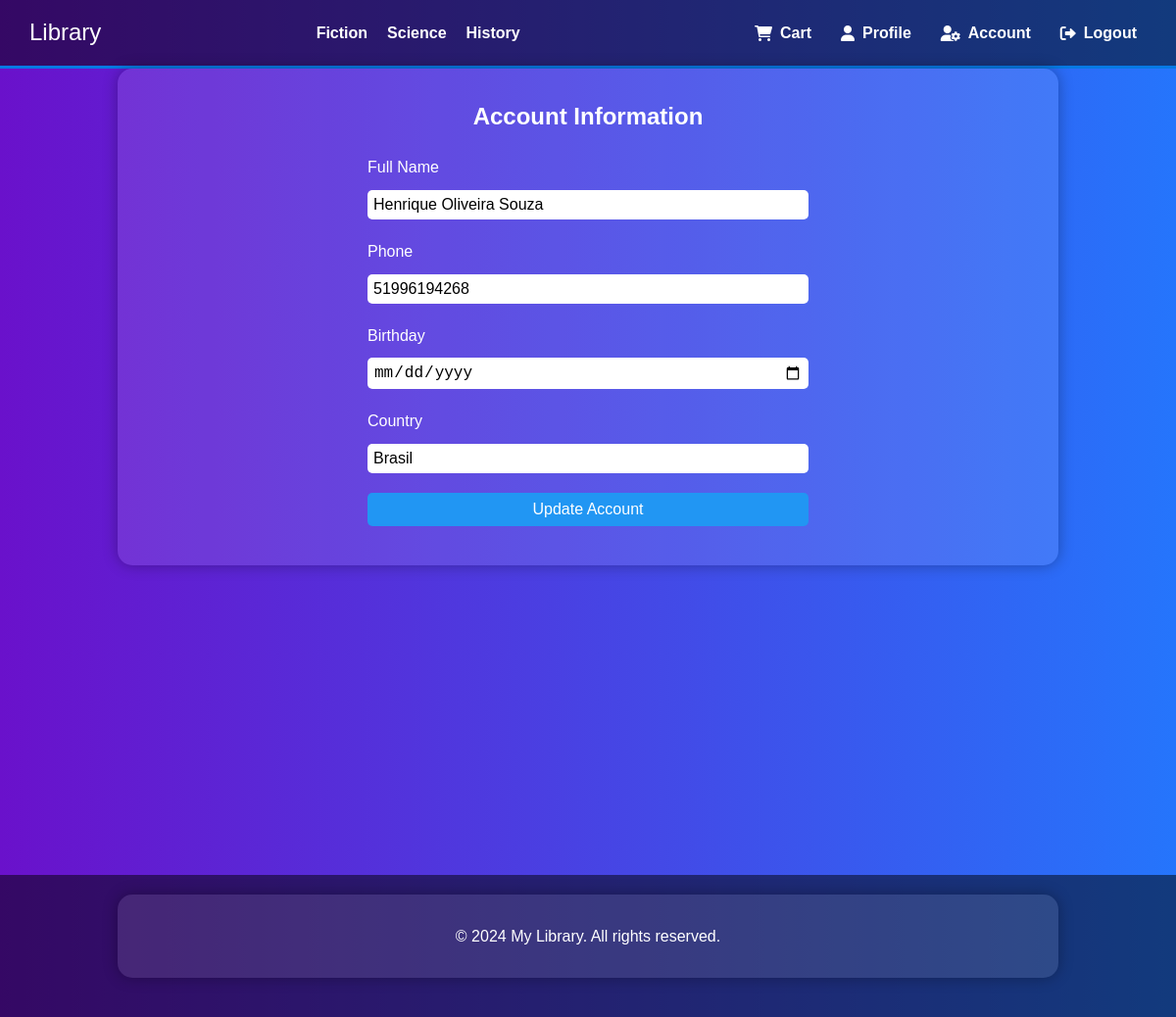
/account (signed in), run on an earlier commit of the app's database.
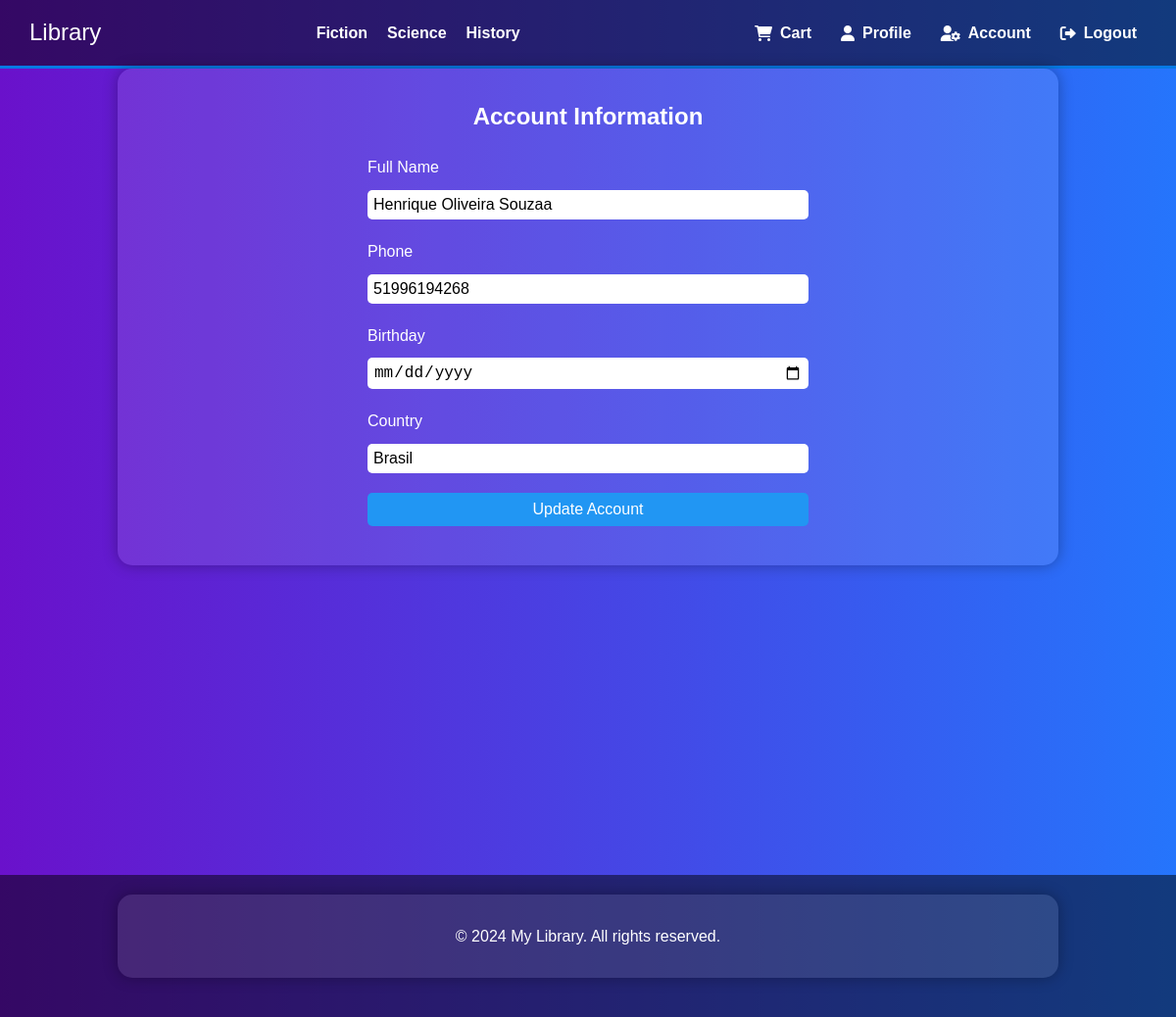
And on a later commit of the database.
### account/models.py (models this page shows, shortened)
class Client(models.Model):
    userr = models.OneToOneField(User, on_delete=models.CASCADE, default="")
    full_name = models.CharField(max_length=256)
    phone = models.CharField(max_length=11)
    birthday = models.DateField(null=True, blank=True)
    country = models.CharField(max_length=256)

### account/views.py (the view, shortened to what this page needs)
# urls.py: path("", account, name="account")
def account(request):
    try:
        client = Client.objects.get(userr=request.user)
        return render(request, "account/account.html", context={"client": client})
    except ObjectDoesNotExist:
        if request.method == "POST":
            full_name = request.POST["full_name"]
            phone = request.POST["phone"]
            birthday = request.POST["birthday"]
            country = request.POST["country"]
            client = Client.objects.create(userr=request.user, full_name=full_name, phone=phone, birthday=birthday, country=country)
            client.save()
            return redirect("account")
        return render(request, "account/account.html")

### account/templates/account/account.html (shortened to what this page needs)
{% include 'library_app/heade.html' %}
{% load permission_tags %}
{% if user.is_authenticated %}
<html lang="en">
<head>
    <link rel="stylesheet" href="https://cdnjs.cloudflare.com/ajax/libs/font-awesome/6.0.0-beta3/css/all.min.css">
</head>
<body>
    <section id="account">
        <div class="container">
            <h2>Account Information</h2>
            <form method="post" action="{% url 'account' %}">
                <label for="full_name">Full Name</label>
                <input type="text" id="full_name" name="full_name" value="{{ client.full_name }}" required>
                <label for="phone">Phone</label>
                <input type="tel" id="phone" name="phone" value="{{ client.phone }}" required>
                <label for="birthday">Birthday</label>
                <input type="date" id="birthday" name="birthday" value="{{ client.birthday }}" required>
                <label for="country">Country</label>
                <input type="text" id="country" name="country" value="{{ client.country }}" required>
                <button type="submit">Update Account</button>
            </form>
        </div>
    </section>
    {% include 'library_app/foote.html' %}
</body>
</html>
{% endif %}

### library_app/templates/library_app/heade.html (shortened to what this page needs)
<html lang="en">
<head>
    <link rel="stylesheet" href="https://cdnjs.cloudflare.com/ajax/libs/font-awesome/6.0.0-beta3/css/all.min.css">
</head>
<body>
<header>
    <div class="logo">
        <a href="/home" class="library">Library</a>
    </div>
    <nav>
        <ul>
            <li><a href="{% url 'fiction' %}">Fiction</a></li>
            <li><a href="{% url 'science' %}">Science</a></li>
            <li><a href="{% url 'history' %}">History</a></li>
        </ul>
    </nav>
    <div class="auth-links">
        <ul>
            {% if user.is_authenticated %}
                <li><a href="{% url 'cart' %}"><i class="fas fa-shopping-cart"></i>Cart</a></li>
            {% endif %}
            {% if not user.is_authenticated %}
                <li><a href="{% url 'signup' %}"><i class="fas fa-user-plus"></i>Sign up</a></li>
                <li><a href="{% url 'login' %}"><i class="fas fa-sign-in-alt"></i>Login</a></li>
            {% else %}
                <li><a href="/profile"><i class="fas fa-user"></i>Profile</a></li>
                <li><a href="/account"><i class="fas fa-user-cog"></i>Account</a></li>
                <li><a href="{% url 'logout' %}"><i class="fas fa-sign-out-alt"></i>Logout</a></li>
            {% endif %}
        </ul>
    </div>
</header>
</body>
</html>

### library_app/templates/library_app/foote.html (shortened to what this page needs)
<head>
</head>
<footer>
    <div class="container">
        <p>&copy; 2024 My Library. All rights reserved.</p>
    </div>
</footer>

### library_app/templates/library_app/heade.html (style rules this page uses)
header { background: rgba(0, 0, 0, 0.5); padding-top: 20px; min-height: 70px; border-bottom: #0779e4 3px solid; display: flex; justify-content: space-between; align-items: center; padding: 10px 30px; flex-wrap: wrap; }
header .logo { font-size: 24px; display: flex; align-items: center; }
header nav { display: flex; justify-content: center; flex-grow: 1; }
header ul { list-style: none; display: flex; justify-content: center; align-items: center; flex-wrap: wrap; }
header ul li { margin: 0 10px; }
header ul li a { color: #fff; text-decoration: none; font-weight: bold; }
.auth-links { display: flex; align-items: center; }
.auth-links ul { display: flex; list-style: none; margin-left: auto; }
.auth-links ul li { margin-left: 20px; }
.auth-links ul li a { display: flex; align-items: center; }
.auth-links ul li a i { margin-right: 8px; }
.library { text-decoration: none; color: #fff; }

### account/templates/account/account.html (style rules this page uses)
* { margin: 0; padding: 0; box-sizing: border-box; }
body { font-family: 'Arial', sans-serif; line-height: 1.6; background: linear-gradient(to right, #6a11cb, #2575fc); color: #fff; display: flex; flex-direction: column; min-height: 100vh; }
.container { width: 80%; margin: auto; overflow: hidden; background: rgba(255, 255, 255, 0.1); padding: 30px; border-radius: 15px; box-shadow: 0 0 15px rgba(0, 0, 0, 0.3); margin-bottom: 20px; }
h2 { text-align: center; margin-bottom: 20px; }
form { display: grid; gap: 10px; width: 50%; margin: auto; }
label { text-align: left; }
input, select, textarea, button { padding: 8px; border-radius: 5px; border: none; font-size: 16px; margin-bottom: 10px; background-color: rgba(255, 255, 255, 0.1); color: #fff; }
input[type="date"], input[type="text"], input[type="tel"], input[type="file"] { padding: 6px; color: #000; background-color: #fff; }
button { background-color: #2196F3; color: white; cursor: pointer; transition: background-color 0.3s ease; }

### library_app/templates/library_app/foote.html (style rules this page uses)
footer { background: rgba(0, 0, 0, 0.5); color: #fff; text-align: center; padding: 20px 0; margin-top: 40px; position: relative; top: 32%; }

What changed in the data, as far as the page shows it:
changed Client "Brasil": full_name "Henrique Oliveira Souza" → "Henrique Oliveira Souzaa"
